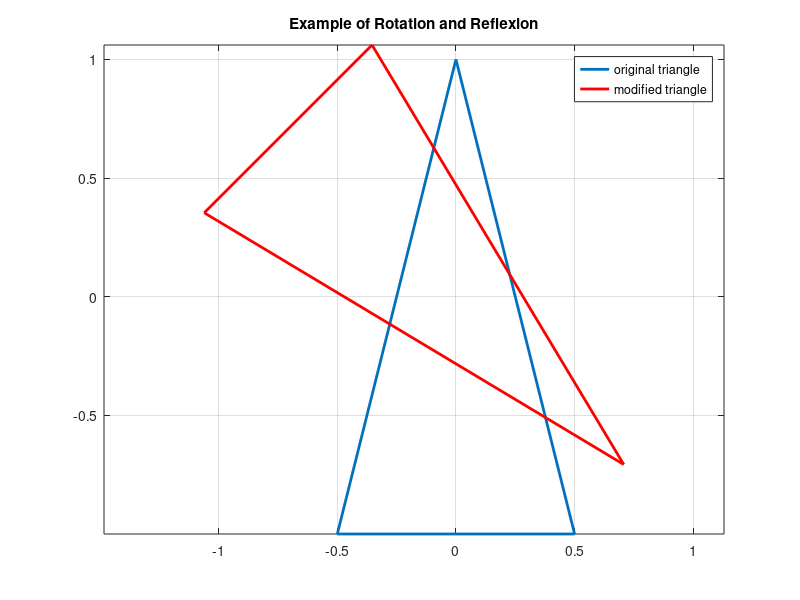

The MATLAB script that drew this image:
clf                               
T =[-0.5,0,0.5,-0.5;-1,1,-1,-1];
plot(T(1,:),T(2,:),'linewidth',2)       
hold on
Q = [cos(pi/4), -sin(pi/4); sin(pi/4), cos(pi/4)];
R = [0,1;1,0];
RQT = R*Q*T;                               
plot(RQT(1,:),RQT(2,:),'-r','linewidth',2) 
title('Example of Rotation and Reflexion')                     
legend('original triangle','modified triangle')   
grid on                                          
axis equal                                       
hold off

